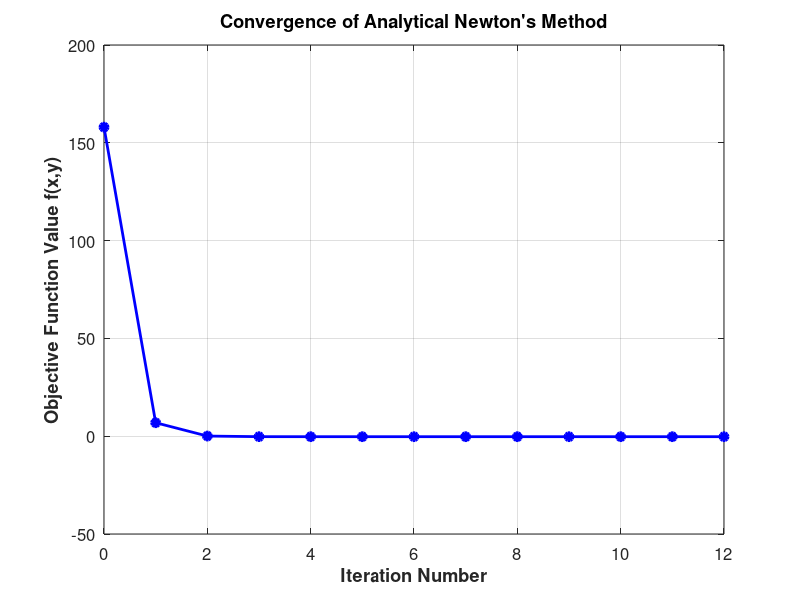
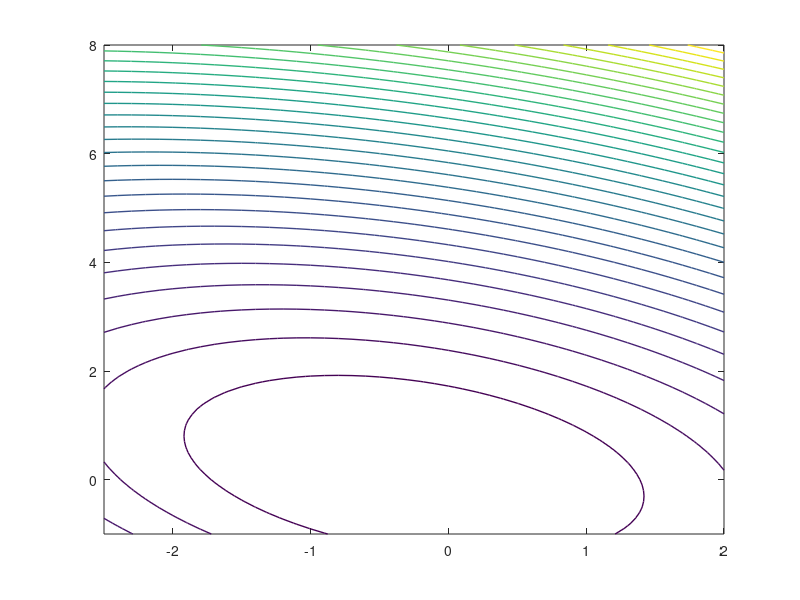

Source code (MATLAB) for these figures, in order: (Note: this script raises an error after producing the figures.)
% LES10A230 Engineering Mathematics IV - Project Assignment
% Plotting Script for Newton's Method (Simplified 2D Contour)
% Author: Santeri Saarinen

clear; clc; close all;

% 1. Run the Analytical Iteration to Gather Data
x = 1; y = 7;
tol = 1e-6; 
max_iter = 50;

% Arrays to store the history of the path
x_hist = x; 
y_hist = y;
f_hist = 3*x^2 + 2*x*y + 3*y^2 + x - y;

for n = 1:max_iter
    cx = 6*x + 2*y + 1;
    cy = 2*x + 6*y - 1;
    grad_mag = sqrt(cx^2 + cy^2);
    
    if grad_mag < tol
        break; 
    end
    
    alpha = (cx^2 + cy^2) / (6*cx^2 + 4*cx*cy + 6*cy^2);
    
    x = x - alpha * cx;
    y = y - alpha * cy;
    
    % Store values for plotting
    x_hist = [x_hist, x];
    y_hist = [y_hist, y];
    f_hist = [f_hist, 3*x^2 + 2*x*y + 3*y^2 + x - y];
end

% --- 2. Figure 1: 2D Convergence Plot ---
figure(1);
plot(0:length(f_hist)-1, f_hist, '-bo', 'LineWidth', 2, 'MarkerFaceColor', 'b');
grid on;
xlabel('Iteration Number', 'FontWeight', 'bold');
ylabel('Objective Function Value f(x,y)', 'FontWeight', 'bold');
title('Convergence of Analytical Newton''s Method', 'FontWeight', 'bold');
set(gca, 'FontSize', 12);

% 3. Figure 2: 2D Contour Map
figure(2);
% Create a mesh grid for the contour map
[X, Y] = meshgrid(-2.5:0.1:2, -1:0.1:8);
Z = 3*X.^2 + 2.*X.*Y + 3*Y.^2 + X - Y;

% Plot the contour map with 30 level lines
contour(X, Y, Z, 30, 'LineWidth', 1);
colormap parula;
colorbar;
hold on;

% Plot the 2D iteration path over the contours
plot(x_hist, y_hist, '-ro', 'LineWidth', 2, 'MarkerSize', 6, 'MarkerFaceColor', 'r');

% Highlight the Start and End points
plot(x_hist(1), y_hist(1), 'gs', 'MarkerSize', 10, 'MarkerFaceColor', 'g'); % Start (Green Square)
plot(x_hist(end), y_hist(end), 'k*', 'MarkerSize', 12, 'LineWidth', 2);     % End (Black Star)

hold off;
grid on;
xlabel('x axis', 'FontWeight', 'bold'); 
ylabel('y axis', 'FontWeight', 'bold'); 
title('Iteration Path on 2D Contour Map', 'FontWeight', 'bold');
legend('Function Contours', 'Iteration Path', 'Start Point', 'Minimum Point', 'Location', 'northeast');
set(gca, 'FontSize', 12);
